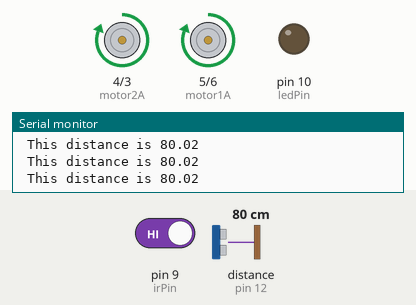
A sketch run on a simulated Arduino Uno, built with avr-gcc and run on an emulated ATmega328P. Shown: motor-driver pin pairs drawn as motors (green arrow = first pin HIGH = forward, orange = second pin HIGH = backward, longer = more drive), output pins drawn as LEDs (lit = HIGH), the last lines printed to the serial monitor. Wiring (inferred from the names in the program): ultrasonic range finder: trigger pin 13; echo pin 12. The inputs (shaded band) are chosen by the test bench; at power-on: distance to the obstacle (sensor on pin 12) 80 cm, pin 9 (irPin) HIGH. The echo pulse lasts 58.3 µs per cm; pins used as bus, display or sensor lines are not drawn.

Above: at 1.2 s.
1.3 s: distance to the obstacle (sensor on pin 12) set to 33 cm
4.3 s: distance to the obstacle (sensor on pin 12) set to 26 cm
At 5.7 s:
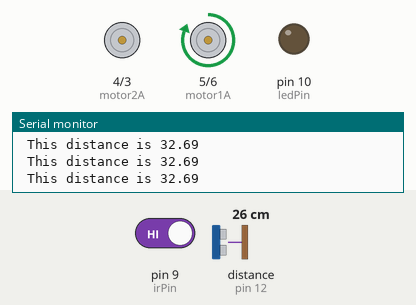
At 7.1 s:
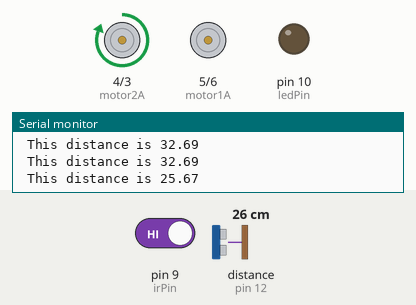
7.3 s: pin 9 (irPin) driven LOW
At 8.9 s:
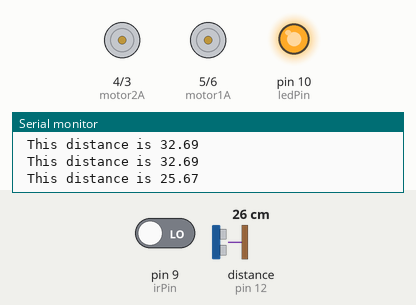
12.8 s: distance to the obstacle (sensor on pin 12) set to 35 cm
Timing chart, 0 to 15.8 s (numbered marks = the images above; inputs shaded):
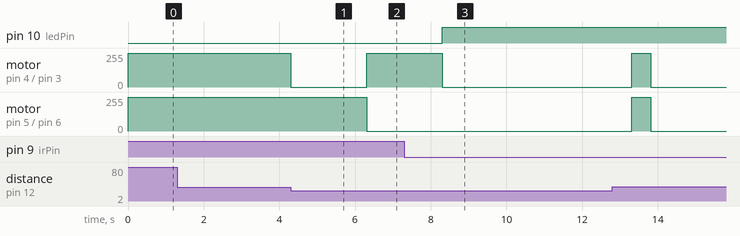

Measured:
- the behaviour switches between 31 and 30 cm on distance to the obstacle (sensor on pin 12) (found by bisection; images 0 and 1)
- after the input at 4.3 s, motor on pin 4 (motor2A) / pin 3 (motor2B): forward 255/255 → stopped at once, → forward 255/255 2.0 s later; motor on pin 5 (motor1A) / pin 6 (motor1B): forward 255/255 → stopped after 2.0 s
- after the input at 7.3 s, pin 10 (ledPin): LOW → HIGH after 1.0 s; motor on pin 4 (motor2A) / pin 3 (motor2B): goes on until 8.3 s, then stays stopped; motor on pin 5 (motor1A) / pin 6 (motor1B): stays stopped (without the input it goes to forward 255/255 after 1.0 s)

The sketch:

mine_robo_1.ino
```cpp
const int motor1A = 5;
const int motor1B = 6;
const int motor2A = 4;
const int motor2B = 3;
const int echoPin = 12;
const int trigPin = 13;
const int irPin = 9;
const int ledPin = 10;

int time = 1500;

// defines variables
long duration;
float distance;
float turningTime = 2000;
float mineStop = 5000;
float mineOver = 500;
bool turnCounter = 1;


void setup()
{
  pinMode(motor1A, OUTPUT);
  pinMode(motor1B, OUTPUT);
  pinMode(motor2A, OUTPUT);
  pinMode(motor2B, OUTPUT);

  pinMode(trigPin, OUTPUT);
  pinMode(echoPin, INPUT);
  Serial.begin(9600);

  pinMode (irPin, INPUT);
  pinMode (ledPin, OUTPUT);

}

//fuctions for moving and turning
void forward()
{
  digitalWrite(motor1A,HIGH);
  digitalWrite(motor1B,LOW);

  digitalWrite(motor2A,HIGH);
  digitalWrite(motor2B,LOW);
}

void turnLeft()
{
  digitalWrite(motor1A,HIGH);
  digitalWrite(motor1B,LOW);

  digitalWrite(motor2A,LOW);
  digitalWrite(motor2B,LOW);
}

void turnRight()
{ digitalWrite(motor1A,LOW);
  digitalWrite(motor1B,LOW);

  digitalWrite(motor2A,HIGH);
  digitalWrite(motor2B,LOW);
}

void backward()
{ digitalWrite(motor1A,LOW);
  digitalWrite(motor1B,HIGH);

  digitalWrite(motor2A,LOW);
  digitalWrite(motor2B,HIGH);
}

void stop()
{ digitalWrite(motor1A,LOW);
  digitalWrite(motor1B,LOW);

  digitalWrite(motor2A,LOW);
  digitalWrite(motor2B,LOW);
}

void turn()
{
  if(turnCounter==1)
  {
    turnLeft();
    turnCounter=!turnCounter;
  }
  else
  {
    turnRight();
    turnCounter=!turnCounter;
  }
}

//functions for detecting distance from wall
float readDistance()
{
  // Clears the trigPin condition
  digitalWrite(trigPin, LOW);
  delayMicroseconds(2);
  // Sets the trigPin HIGH (ACTIVE) for 10 microseconds
  digitalWrite(trigPin, HIGH);
  delayMicroseconds(10);
  digitalWrite(trigPin, LOW);
  // Reads the echoPin, returns the sound wave travel time in microseconds
  duration = pulseIn(echoPin, HIGH);
  // Calculating the distance
  distance = duration * 0.0343 / 2.0;
  return distance;
}

//function to sense mines
void infra()
{
  if (digitalRead(irPin)==LOW)
  {
    digitalWrite (ledPin,HIGH);
    stop();
    delay(mineStop);
    forward();
    delay(mineOver);
  }
  else
  {
    digitalWrite (ledPin, LOW);
    forward();
  }

}

void checkWall()
{
  Serial.print("\n This distance is ");
  Serial.print(readDistance());
  if (readDistance()<30)
  {
    turn();
    delay(turningTime);
  }
  else
  {
    forward();
  }

}

//main loop

void loop()
{
 forward();
 infra();
 checkWall();
}
```
